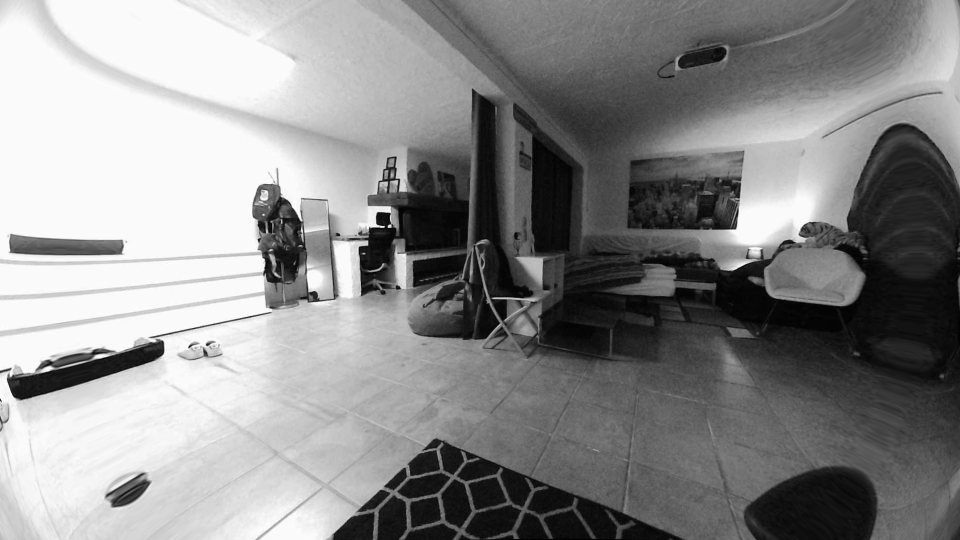
#> input picture TestSoftware/Camera/Archive/Calibration_V2/pictures/depth_mat_test/tune_BM/left.jpg, 1920 x 1080 px, found by its file name (shown at 1/2 size)
$ python tune_BM.py
#> lines starting #> are read from the running program, lines starting #| are printed output that depends on the picture; pictures that were not available may be replaced by others from this repository, and a replacement may not be noted
import cv2 as cv
import numpy as np


fixedLeft = cv.imread("Calibration_V2/pictures/depth_mat_test/tune_BM/left.jpg")
#> fixedLeft is the input picture: shape (1080, 1920, 3); min 0, max 255, mean 139.1
fixedRight = cv.imread("Calibration_V2/pictures/depth_mat_test/tune_BM/right.jpg")
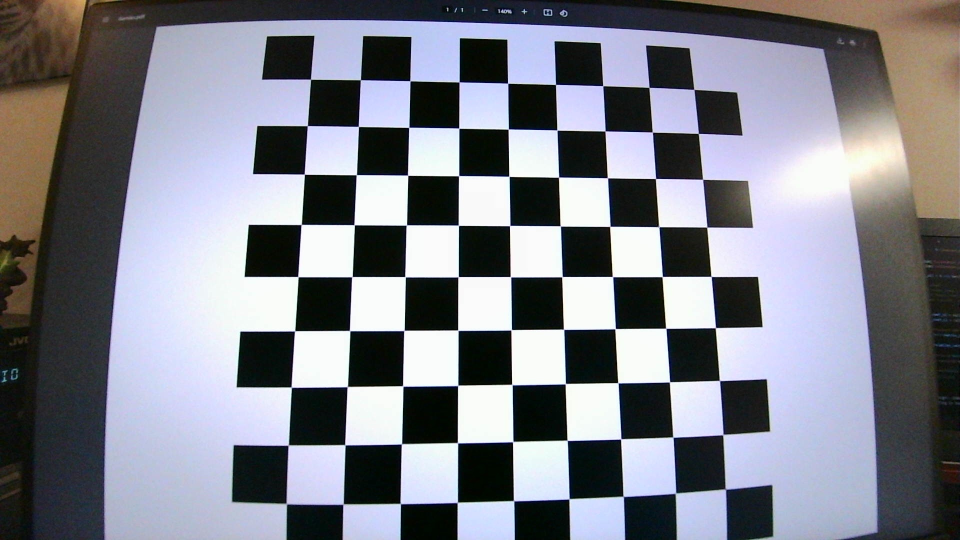
#> input picture Code/Platform/Camera/Archive/Calibration_V2/pictures/Left/0_L.jpg, 1920 x 1080 px, given in place of right.jpg, which was not available (shown at 1/2 size)
#> fixedRight is the input picture: shape (1080, 1920, 3); mean B, G, R 136.7, 128.3, 126.7
grayLeft = cv.cvtColor(fixedLeft, cv.COLOR_BGR2GRAY)
grayRight = cv.cvtColor(fixedRight, cv.COLOR_BGR2GRAY)
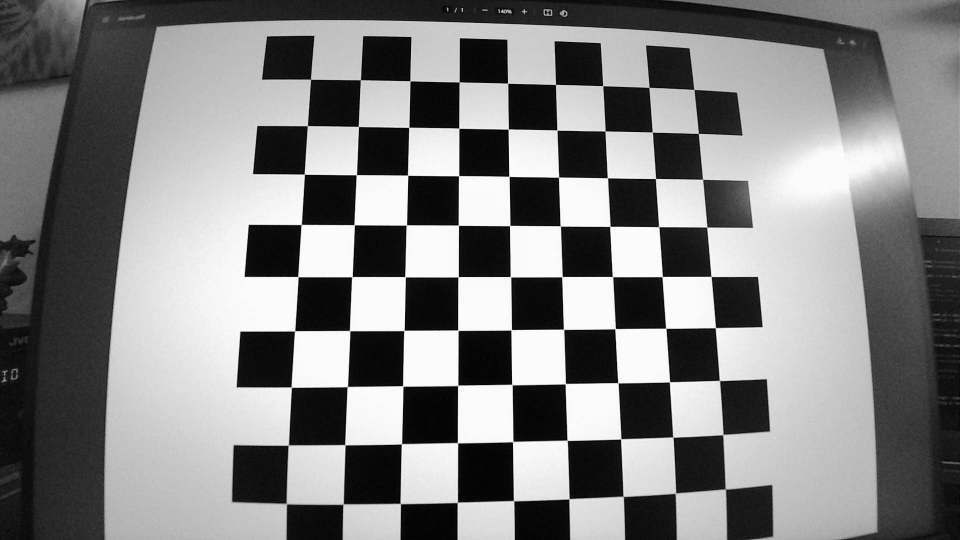
#> grayRight: shape (1080, 1920) (shown at 1/2 size); min 0, max 255, mean 128.8


stereoMatcher = cv.StereoBM_create()


# [6 lines of commented-out code are left out]

DEPTH_VISUALIZATION_SCALE = 2048

depth = stereoMatcher.compute(grayLeft, grayRight)
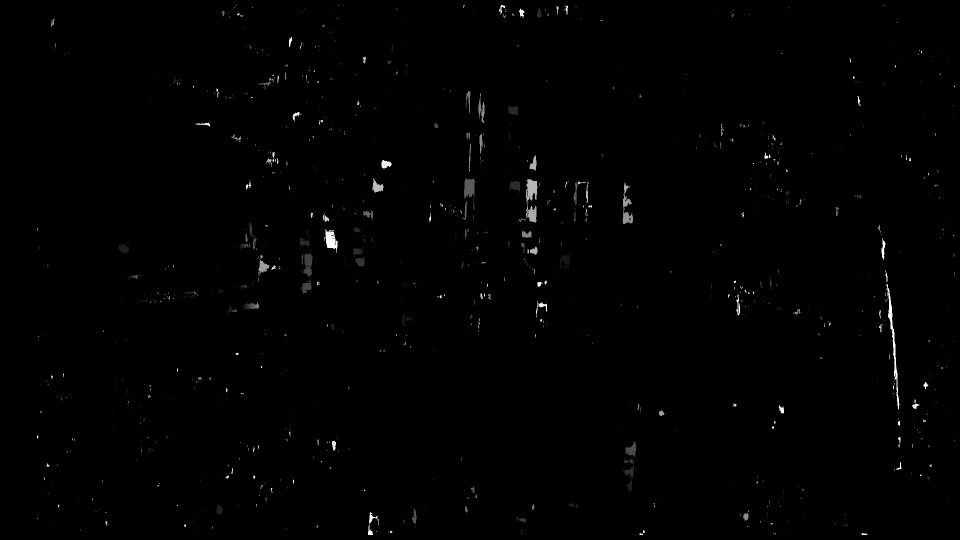
#> depth: shape (1080, 1920) int16 (shown at 1/2 size); min -16, max 1008, mean -10; drawn with min black and max white

depth = (depth).astype(np.uint8)
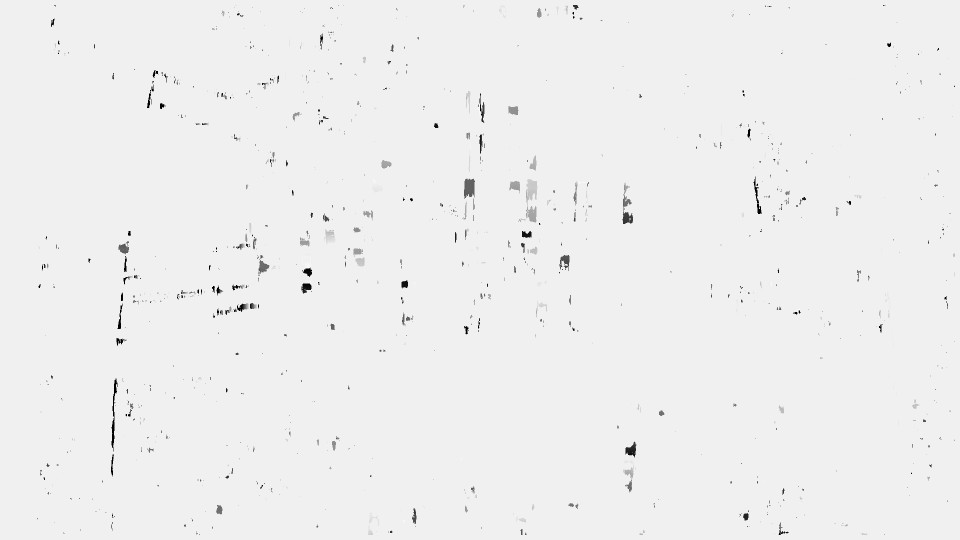
#> depth: shape (1080, 1920) (shown at 1/2 size); min 0, max 255, mean 238.5
depth = cv.applyColorMap(depth, cv.COLORMAP_JET)
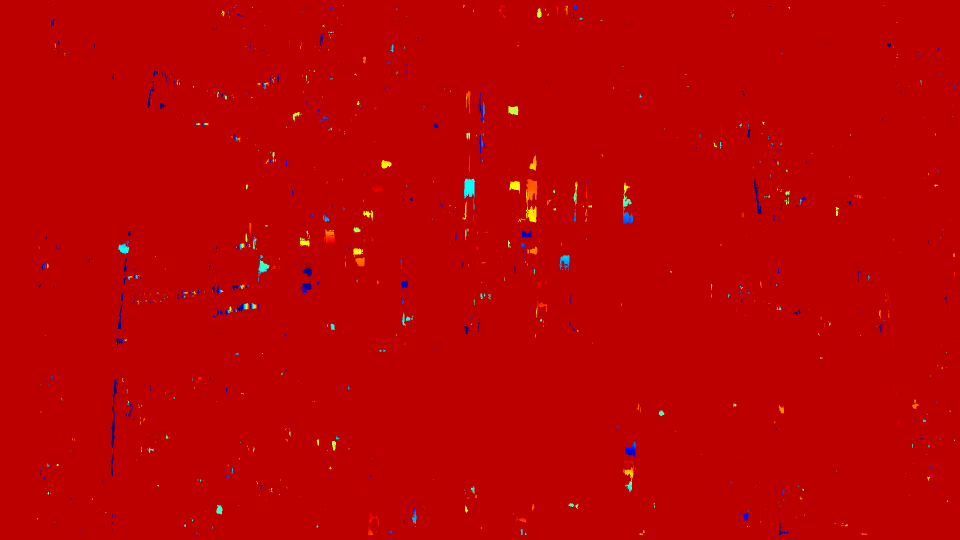
#> depth: shape (1080, 1920, 3) (shown at 1/2 size); mean B, G, R 1.3, 1.4, 187.1

cv.imwrite("Calibration_V2/pictures/depth_mat_test/tune_BM/depth.jpg",depth)
cv.imshow('depth/SCALE', depth / DEPTH_VISUALIZATION_SCALE)
cv.waitKey(3000)
